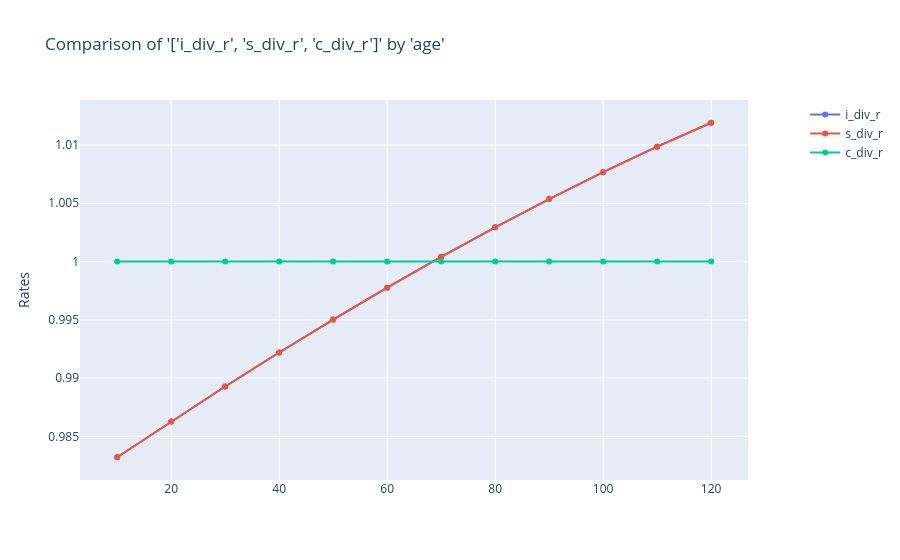

Notebook source saved alongside this figure:
### Markdown cell above
The ratios show that the `cat` model has a ratio of 1 where the `glm` models have a ratio with a mean of 1 but is not constant.

### Code cell
charters.compare_rates(
    model_data[(model_data["era"] == "new") & (model_data["uw"] == "ns")],
    x_axis="age",
    rates=["i_div_r", "s_div_r", "c_div_r"],
)

### Figure 1 — Plotly figure (JSON) as saved in the notebook; plotly's stock layout.template omitted (floating-point values rounded to 4 significant figures)
{"data": [{"mode": "lines+markers", "name": "i_div_r", "type": "scatter", "x": [10, 20, 30, 40, 50, 60, 70, 80, 90, 100, 110, 120], "xaxis": "x", "y": [0.9832, 0.9863, 0.9893, 0.9922, 0.995, 0.9978, 1.0, 1.003, 1.005, 1.008, 1.01, 1.012], "yaxis": "y"}, {"mode": "lines+markers", "name": "s_div_r", "type": "scatter", "x": [10, 20, 30, 40, 50, 60, 70, 80, 90, 100, 110, 120], "xaxis": "x", "y": [0.9832, 0.9863, 0.9893, 0.9922, 0.995, 0.9978, 1.0, 1.003, 1.005, 1.008, 1.01, 1.012], "yaxis": "y"}, {"mode": "lines+markers", "name": "c_div_r", "type": "scatter", "x": [10, 20, 30, 40, 50, 60, 70, 80, 90, 100, 110, 120], "xaxis": "x", "y": [1.0, 1.0, 1.0, 1.0, 1.0, 1.0, 1.0, 1.0, 1.0, 1.0, 1.0, 1.0], "yaxis": "y"}], "layout": {"title": {"text": "Comparison of '['i_div_r', 's_div_r', 'c_div_r']' by 'age'"}, "xaxis": {"anchor": "y", "domain": [0, 0.94]}, "yaxis": {"anchor": "x", "domain": [0, 1], "title": {"text": "Rates"}, "type": "-"}, "yaxis2": {"anchor": "x", "overlaying": "y", "side": "right"}}}
